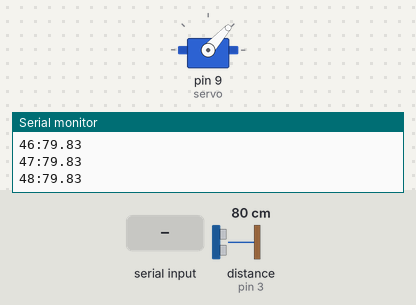
This sketch was run on a simulated Arduino Uno, built with avr-gcc and run on an emulated ATmega328P. Parts: servo, the last lines printed to the serial monitor. Wiring (inferred from the names in the program): ultrasonic range finder: trigger pin 2; echo pin 3. The inputs (shaded band) are chosen by the test bench; at power-on: distance to the obstacle (sensor on pin 3) 80 cm. The echo pulse lasts 58.3 µs per cm.

Above: at 1.2 s.
1.3 s: distance to the obstacle (sensor on pin 3) set to 2 cm
At 1.68 s:
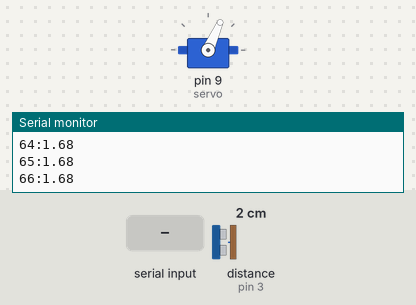
4.3 s: "200$" received over Serial
7.3 s: distance to the obstacle (sensor on pin 3) set to 250 cm
10.3 s: "pause$" received over Serial
At 10.7 s:
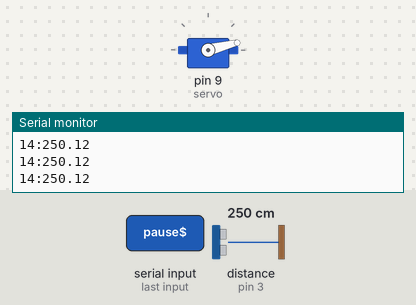
11.8 s: "30,150$" received over Serial
At 12.1 s:
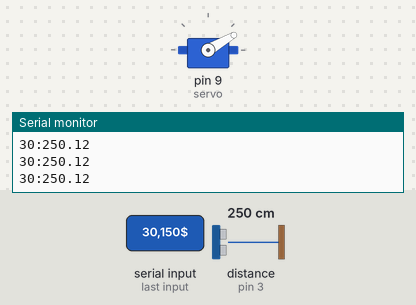
Timing chart, 0 to 14.3 s (numbered marks = the images above; inputs shaded):
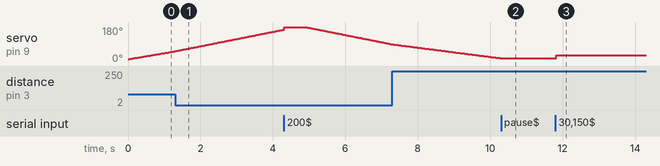

The sketch:

radar_adu.ino
```cpp
#include <Servo.h>
#define TRIG_PIN 2
#define ECHO_PIN 3
Servo servo;
void setup() {
  Serial.begin(9600);
  pinMode(TRIG_PIN, OUTPUT);
  pinMode(ECHO_PIN, INPUT);
  servo.attach(9);
}
unsigned int c = 10, delta = 1;
boolean working = true;
void loop() {
  if(Serial.available()){
    String str = Serial.readStringUntil('$');
    if(str == "pause") working = false;
    else if(str == "resume") working = true;
    else if(str != "") c = str.toInt();
  }
  servo.write(c);
  if(working == true) c = c + delta;
  delay(25);
  float dist = getDist(); // 원래는 measure()
  Serial.print(c);
  Serial.print(":");
  Serial.println(dist);
  if(c >= 170) delta = -1;
  else if(c <= 10) delta = 1;
}
float getDist(){
  float dist = 0;
  digitalWrite(TRIG_PIN, LOW);
  delayMicroseconds(2);
  digitalWrite(TRIG_PIN, HIGH);
  delayMicroseconds(10);
  digitalWrite(TRIG_PIN, LOW);
  dist = pulseIn(ECHO_PIN, HIGH, 30000) / 58.2;
  return dist;
}
```

Measured:
- after the input at 10.3 s, servo on pin 9 (servo): goes on until 10.3 s, then stays 14°
- after the input at 11.8 s, servo on pin 9 (servo): 14° → 30° at once
